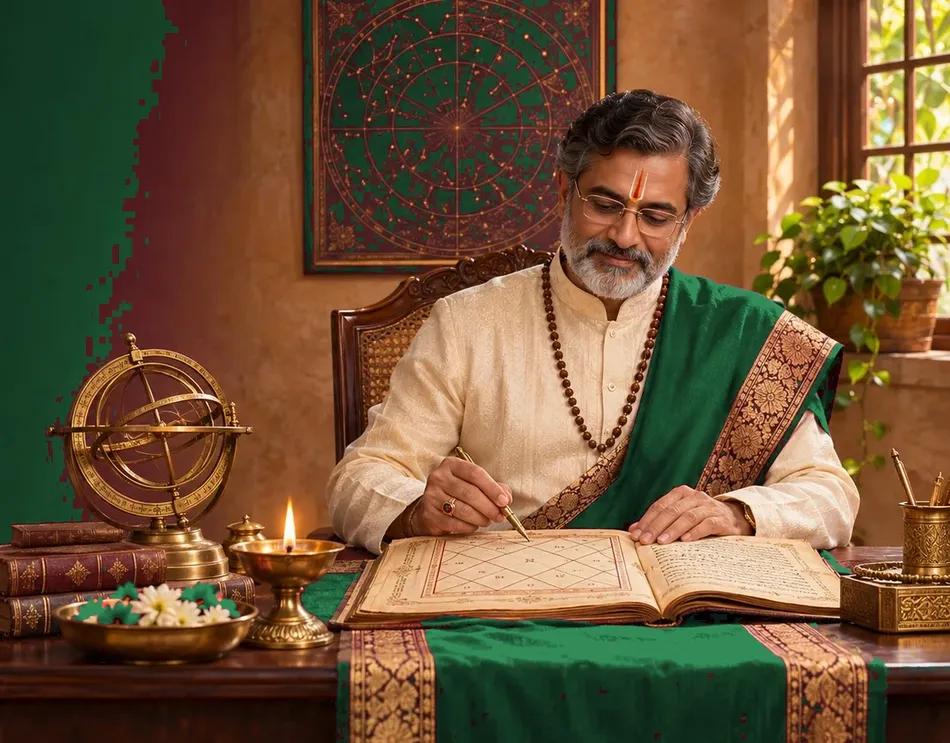
#> input picture website/frontend/assets/img/hero_astro_forest_crisp.webp, 950 x 743 px, shrunk from 1150 x 900 before the run, found by its file name
$ python create_hero_composite.py
#> lines starting #> are read from the running program, lines starting #| are printed output that depends on the picture
import numpy as np
from PIL import Image

def create_feathered_hero():
    img = Image.open('website/frontend/assets/img/hero_astro_forest_crisp.webp').convert('RGBA')
    arr = np.array(img, dtype=np.float32)
    h, w, _ = arr.shape
#> h = 743; w = 950

    # We want everything to the left of the armillary sphere (x < 180) to be completely transparent
    # And fade smoothly from x=180 to x=420
    x = np.arange(w, dtype=np.float32)
#> x = 950 values from 0 to 949
    fade_start = 180.0
    fade_end = 420.0
    t = np.clip((x - fade_start) / (fade_end - fade_start), 0.0, 1.0)
#> t = 950 values from 0 to 1
    smooth_t = t * t * (3.0 - 2.0 * t)  # cubic smoothstep
#> smooth_t = 950 values from 0 to 1

    alpha_mask = np.tile(smooth_t, (h, 1)) * 255.0
    arr[:, :, 3] = alpha_mask
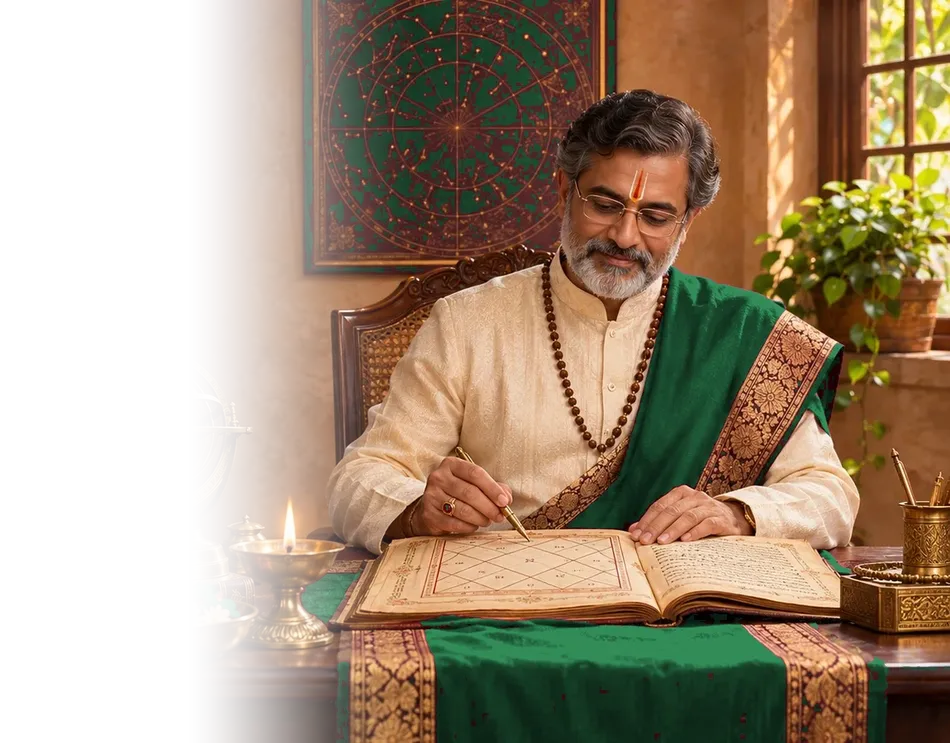
#> arr: shape (743, 950, 4) float32; mean R, G, B, A 110.8, 84.8, 55.7, 174.8; transparent parts drawn white

    result = Image.fromarray(arr.astype(np.uint8), mode='RGBA')
    result.save('website/frontend/assets/img/hero_astrologer_clean.webp', quality=95)
    print("SUCCESS: hero_astrologer_clean.webp created with perfect armillary fade!")

if __name__ == '__main__':
    create_feathered_hero()

$ run again, with website/frontend/assets/img/astrologer-directory-premium-v2.webp copied over website/frontend/assets/img/hero_astro_forest_crisp.webp
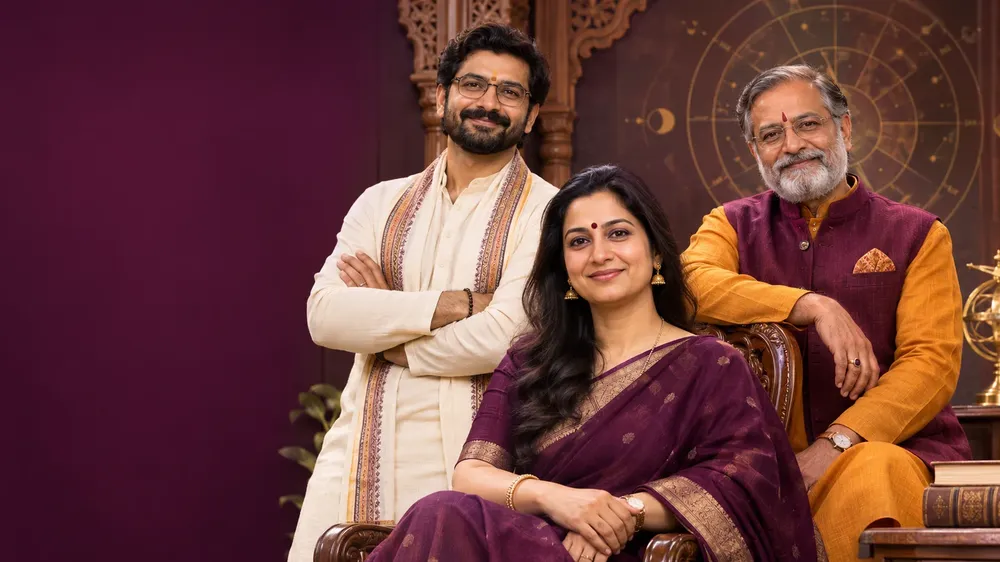
#> input picture website/frontend/assets/img/astrologer-directory-premium-v2.webp, 1000 x 562 px, shrunk from 1600 x 900 before the run, found by its file name
#> in create_feathered_hero, `arr[:, :, 3] = alpha_mask`:
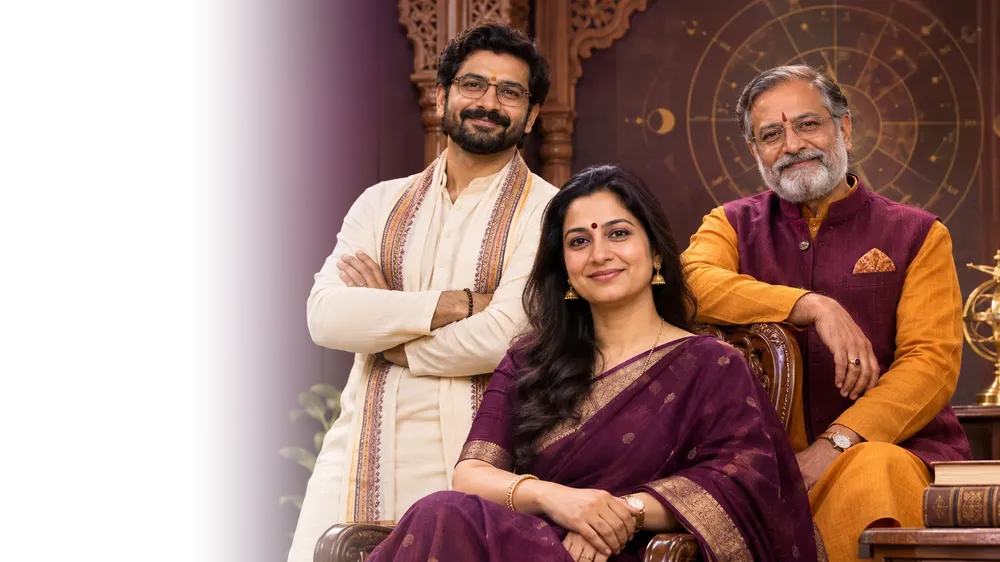
#> arr: shape (562, 1000, 4) float32; mean R, G, B, A 108.8, 61.5, 60.3, 178.9; transparent parts drawn white

$ run again, with website/frontend/assets/img/gau-sewa-hero-v2.webp copied over website/frontend/assets/img/hero_astro_forest_crisp.webp
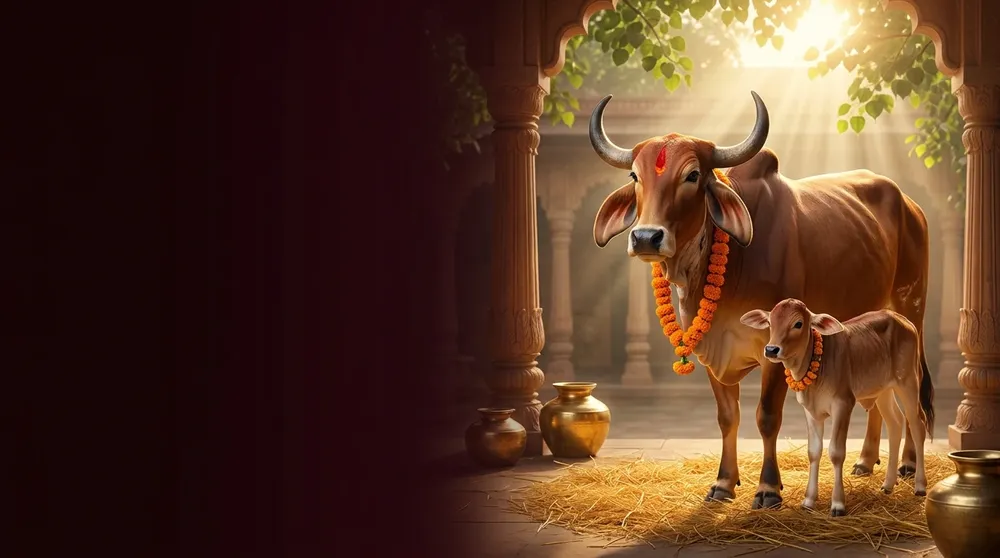
#> input picture website/frontend/assets/img/gau-sewa-hero-v2.webp, 1000 x 558 px, shrunk from 1376 x 768 before the run, found by its file name
#> in create_feathered_hero, `arr[:, :, 3] = alpha_mask`:
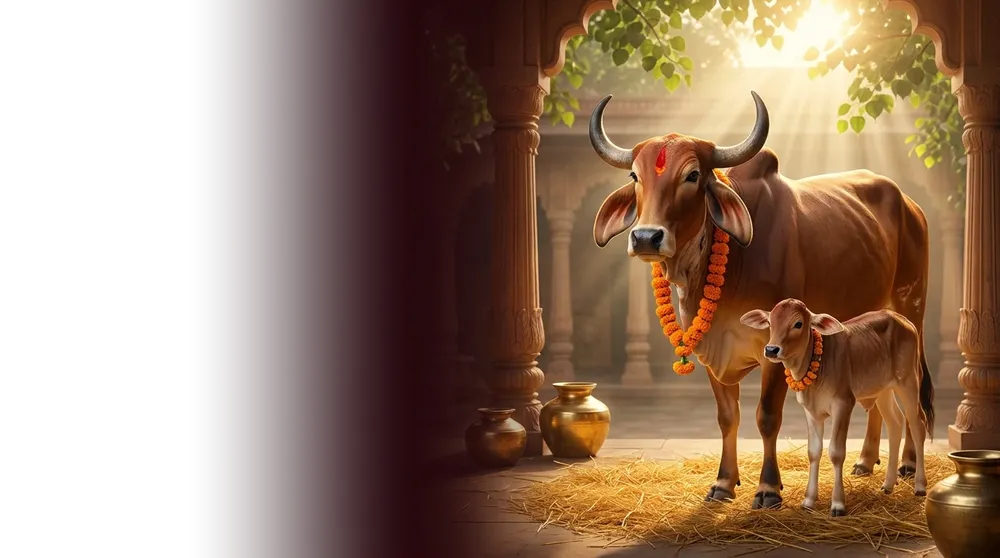
#> arr: shape (558, 1000, 4) float32; mean R, G, B, A 87.6, 55.9, 37.4, 178.9; transparent parts drawn white

$ run again, with website/frontend/assets/img/hero-astrologer-exact.webp copied over website/frontend/assets/img/hero_astro_forest_crisp.webp
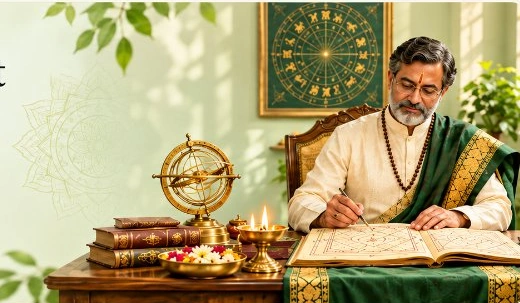
#> input picture website/frontend/assets/img/hero-astrologer-exact.webp, 520 x 303 px, found by its file name
#> in create_feathered_hero, `arr[:, :, 3] = alpha_mask`:
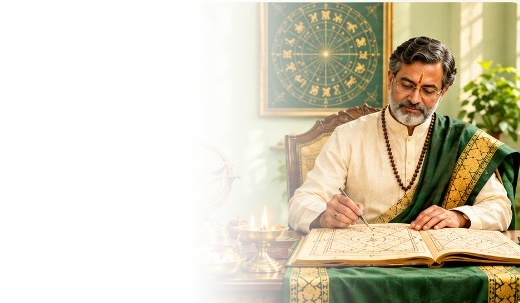
#> arr: shape (303, 520, 4) float32; mean R, G, B, A 174.9, 162.6, 117.7, 107.6; transparent parts drawn white
